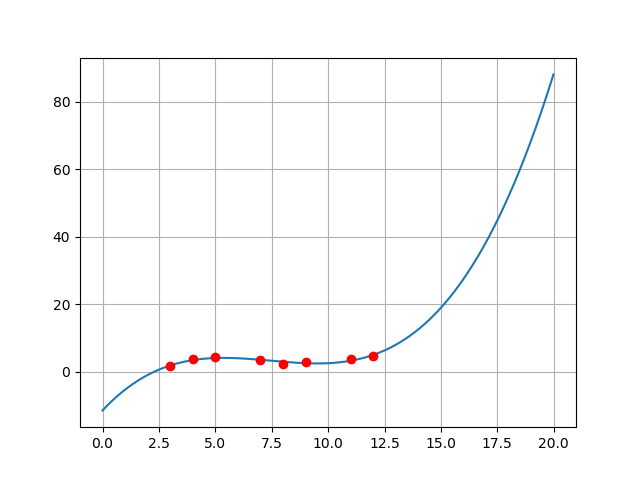

Write the Python code that produced this figure.
from RegressaoCubica import RegressaoCubica
import matplotlib.pyplot as plt
x=[3,4,5,7,8,9,11,12]
y=[1.6,3.6,4.4,3.4,2.2,2.8,3.8,4.6]
regressao=RegressaoCubica(x,y)
solucao=regressao.solucao
abcissas=[]
ordenadas=[]
for i in range(0,2000):
	abcissas.append(i/100)
	ordenadas.append(regressao.funcao(i/100))
print("y=",solucao[0],"+x",solucao[1],"+x^2",solucao[2],"+x3",solucao[3])
plt.plot(abcissas,ordenadas)
plt.plot(x,y,'ro',linewidth=3.0)
plt.grid(True)
plt.show()
